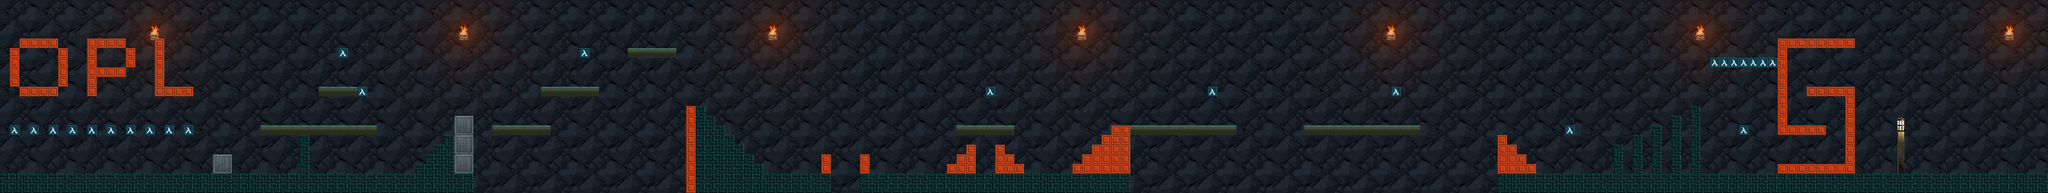

Tiled map render using the project's own tile images. Description and the map definition, with tile-layer contents summarised, below:
An orthogonal 212x20 tile map with 16x16 px tiles, 3 tile layers (background, flag, walls), 2 tilesets.

<map version="1.0" orientation="orthogonal" renderorder="right-down" width="212" height="20" tilewidth="16" tileheight="16">
 <tileset firstgid="1" name="tileSet-hd" tilewidth="16" tileheight="16">
  <image source="tileSet.png" trans="fe80fe" width="256" height="256" />
 </tileset>
 <tileset firstgid="257" name="bg" tilewidth="16" tileheight="512">
  <image source="background.png" width="512" height="512" />
 </tileset>
 <layer name="background" width="212" height="20">
  <data>[4240 cells, 212 non-empty, 32 distinct tile ids]</data>
 </layer>
 <layer name="flag" width="212" height="20">
  <data>[4240 cells, 13 non-empty, 13 distinct tile ids]</data>
 </layer>
 <layer name="walls" width="212" height="20">
  <data>[4240 cells, 601 non-empty, 8 distinct tile ids]</data>
 </layer>
</map>